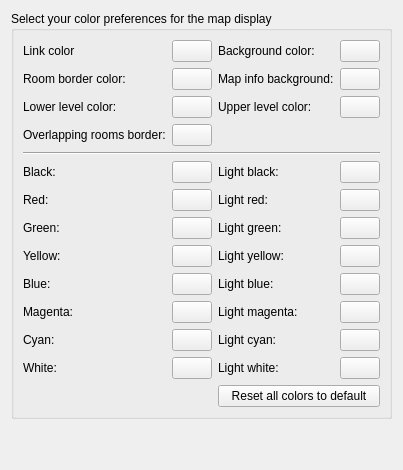
     <widget class="QWidget" name="tab_mapperColors">
      <attribute name="title">
       <string>Mapper colors</string>
      </attribute>
      <layout class="QVBoxLayout" name="vBoxLayout_tab_mapperColors">
       <item>
        <widget class="QGroupBox" name="groupBox_mapperColors">
         <property name="title">
          <string>Select your color preferences for the map display</string>
         </property>
         <layout class="QGridLayout" name="gridLayout_groupBox_mapperColors">
          <item row="0" column="0">
           <widget class="QLabel" name="label_39">
            <property name="text">
             <string>Link color</string>
            </property>
            <property name="buddy">
             <cstring>pushButton_foreground_color_2</cstring>
            </property>
           </widget>
          </item>
          <item row="0" column="1">
           <widget class="QPushButton" name="pushButton_foreground_color_2">
            <property name="autoFillBackground">
             <bool>true</bool>
            </property>
            <property name="styleSheet">
             <string notr="true"/>
            </property>
            <property name="text">
             <string/>
            </property>
           </widget>
          </item>
          <item row="0" column="2">
           <widget class="QLabel" name="label_40">
            <property name="text">
             <string>Background color:</string>
            </property>
            <property name="buddy">
             <cstring>pushButton_background_color_2</cstring>
            </property>
           </widget>
          </item>
          <item row="0" column="3">
           <widget class="QPushButton" name="pushButton_background_color_2">
            <property name="autoFillBackground">
             <bool>true</bool>
            </property>
            <property name="text">
             <string/>
            </property>
           </widget>
          </item>
          <item row="1" column="0">
           <widget class="QLabel" name="label_4">
            <property name="text">
             <string>Room border color:</string>
            </property>
            <property name="buddy">
             <cstring>pushButton_roomBorderColor</cstring>
            </property>
           </widget>
          </item>
          <item row="1" column="1">
           <widget class="QPushButton" name="pushButton_roomBorderColor">
            <property name="autoFillBackground">
             <bool>true</bool>
            </property>
            <property name="text">
             <string/>
            </property>
           </widget>
          </item>
          <item row="1" column="2">
           <widget class="QLabel" name="label_mapInfoBg">
            <property name="text">
             <string>Map info background:</string>
            </property>
            <property name="buddy">
             <cstring>pushButton_mapInfoBg</cstring>
            </property>
           </widget>
          </item>
          <item row="1" column="3">
           <widget class="QPushButton" name="pushButton_mapInfoBg">
            <property name="text">
             <string/>
            </property>
           </widget>
          </item>
          <item row="2" column="0">
           <widget class="QLabel" name="label_lowerLevelColor">
            <property name="text">
             <string>Lower level color:</string>
            </property>
            <property name="buddy">
             <cstring>pushButton_lowerLevelColor</cstring>
            </property>
           </widget>
          </item>
          <item row="2" column="1">
           <widget class="QPushButton" name="pushButton_lowerLevelColor">
            <property name="autoFillBackground">
             <bool>true</bool>
            </property>
            <property name="text">
             <string/>
            </property>
           </widget>
          </item>
          <item row="2" column="2">
           <widget class="QLabel" name="label_upperLevelColor">
            <property name="text">
             <string>Upper level color:</string>
            </property>
            <property name="buddy">
             <cstring>pushButton_upperLevelColor</cstring>
            </property>
           </widget>
          </item>
          <item row="2" column="3">
           <widget class="QPushButton" name="pushButton_upperLevelColor">
            <property name="autoFillBackground">
             <bool>true</bool>
            </property>
            <property name="text">
             <string/>
            </property>
           </widget>
          </item>
          <item row="3" column="0">
           <widget class="QLabel" name="label_pushButton_roomCollisionBorderColor">
            <property name="text">
             <string>Overlapping rooms border:</string>
            </property>
            <property name="buddy">
             <cstring>pushButton_roomCollisionBorderColor</cstring>
            </property>
           </widget>
          </item>
          <item row="3" column="1">
           <widget class="QPushButton" name="pushButton_roomCollisionBorderColor">
            <property name="autoFillBackground">
             <bool>true</bool>
            </property>
            <property name="text">
             <string/>
            </property>
           </widget>
          </item>
          <item row="4" column="0" colspan="4">
           <widget class="Line" name="line_mapperColorsSeparator">
            <property name="orientation">
             <enum>Qt::Orientation::Horizontal</enum>
            </property>
           </widget>
          </item>
          <item row="5" column="0">
           <widget class="QLabel" name="label_17">
            <property name="text">
             <string>Black:</string>
            </property>
            <property name="buddy">
             <cstring>pushButton_black_2</cstring>
            </property>
           </widget>
          </item>
          <item row="5" column="1">
           <widget class="QPushButton" name="pushButton_black_2">
            <property name="autoFillBackground">
             <bool>true</bool>
            </property>
            <property name="text">
             <string/>
            </property>
           </widget>
          </item>
          <item row="5" column="2">
           <widget class="QLabel" name="label_49">
            <property name="text">
             <string>Light black:</string>
            </property>
            <property name="buddy">
             <cstring>pushButton_Lblack_2</cstring>
            </property>
           </widget>
          </item>
          <item row="5" column="3">
           <widget class="QPushButton" name="pushButton_Lblack_2">
            <property name="autoFillBackground">
             <bool>true</bool>
            </property>
            <property name="text">
             <string/>
            </property>
           </widget>
          </item>
          <item row="6" column="0">
           <widget class="QLabel" name="label_42">
            <property name="text">
             <string>Red:</string>
            </property>
            <property name="buddy">
             <cstring>pushButton_red_2</cstring>
            </property>
           </widget>
          </item>
          <item row="6" column="1">
           <widget class="QPushButton" name="pushButton_red_2">
            <property name="autoFillBackground">
             <bool>true</bool>
            </property>
            <property name="text">
             <string/>
            </property>
           </widget>
          </item>
          <item row="6" column="2">
           <widget class="QLabel" name="label_50">
            <property name="text">
             <string>Light red:</string>
            </property>
            <property name="buddy">
             <cstring>pushButton_Lred_2</cstring>
            </property>
           </widget>
          </item>
          <item row="6" column="3">
           <widget class="QPushButton" name="pushButton_Lred_2">
            <property name="autoFillBackground">
             <bool>true</bool>
            </property>
            <property name="text">
             <string/>
            </property>
           </widget>
          </item>
          <item row="7" column="0">
           <widget class="QLabel" name="label_43">
            <property name="text">
             <string>Green:</string>
            </property>
            <property name="buddy">
             <cstring>pushButton_green_2</cstring>
            </property>
           </widget>
          </item>
          <item row="7" column="1">
           <widget class="QPushButton" name="pushButton_green_2">
            <property name="autoFillBackground">
             <bool>true</bool>
            </property>
            <property name="text">
             <string/>
            </property>
           </widget>
          </item>
          <item row="7" column="2">
           <widget class="QLabel" name="label_51">
            <property name="text">
             <string>Light green:</string>
            </property>
            <property name="buddy">
             <cstring>pushButton_Lgreen_2</cstring>
            </property>
           </widget>
          </item>
          <item row="7" column="3">
           <widget class="QPushButton" name="pushButton_Lgreen_2">
            <property name="autoFillBackground">
             <bool>true</bool>
            </property>
            <property name="text">
             <string/>
            </property>
           </widget>
          </item>
          <item row="8" column="0">
           <widget class="QLabel" name="label_48">
            <property name="text">
             <string>Yellow:</string>
            </property>
            <property name="buddy">
             <cstring>pushButton_yellow_2</cstring>
            </property>
           </widget>
          </item>
          <item row="8" column="1">
           <widget class="QPushButton" name="pushButton_yellow_2">
            <property name="autoFillBackground">
             <bool>true</bool>
            </property>
            <property name="text">
             <string/>
            </property>
           </widget>
          </item>
          <item row="8" column="2">
           <widget class="QLabel" name="label_52">
            <property name="text">
             <string>Light yellow:</string>
            </property>
            <property name="buddy">
             <cstring>pushButton_Lyellow_2</cstring>
            </property>
           </widget>
          </item>
          <item row="8" column="3">
           <widget class="QPushButton" name="pushButton_Lyellow_2">
            <property name="autoFillBackground">
             <bool>true</bool>
            </property>
            <property name="text">
             <string/>
            </property>
           </widget>
          </item>
          <item row="9" column="0">
           <widget class="QLabel" name="label_44">
            <property name="text">
             <string>Blue:</string>
            </property>
            <property name="buddy">
             <cstring>pushButton_blue_2</cstring>
            </property>
           </widget>
          </item>
          <item row="9" column="1">
           <widget class="QPushButton" name="pushButton_blue_2">
            <property name="autoFillBackground">
             <bool>true</bool>
            </property>
            <property name="text">
             <string/>
            </property>
           </widget>
          </item>
          <item row="9" column="2">
           <widget class="QLabel" name="label_53">
            <property name="text">
             <string>Light blue:</string>
            </property>
            <property name="buddy">
             <cstring>pushButton_Lblue_2</cstring>
            </property>
           </widget>
          </item>
          <item row="9" column="3">
           <widget class="QPushButton" name="pushButton_Lblue_2">
            <property name="autoFillBackground">
             <bool>true</bool>
            </property>
            <property name="text">
             <string/>
            </property>
           </widget>
          </item>
          <item row="10" column="0">
           <widget class="QLabel" name="label_45">
            <property name="text">
             <string>Magenta:</string>
            </property>
            <property name="buddy">
             <cstring>pushButton_magenta_2</cstring>
            </property>
           </widget>
          </item>
          <item row="10" column="1">
           <widget class="QPushButton" name="pushButton_magenta_2">
            <property name="autoFillBackground">
             <bool>true</bool>
            </property>
            <property name="text">
             <string/>
            </property>
           </widget>
          </item>
          <item row="10" column="2">
           <widget class="QLabel" name="label_54">
            <property name="text">
             <string>Light magenta:</string>
            </property>
            <property name="buddy">
             <cstring>pushButton_Lmagenta_2</cstring>
            </property>
           </widget>
          </item>
          <item row="10" column="3">
           <widget class="QPushButton" name="pushButton_Lmagenta_2">
            <property name="autoFillBackground">
             <bool>true</bool>
            </property>
            <property name="text">
             <string/>
            </property>
           </widget>
          </item>
          <item row="11" column="0">
           <widget class="QLabel" name="label_46">
            <property name="text">
             <string>Cyan:</string>
            </property>
            <property name="buddy">
             <cstring>pushButton_cyan_2</cstring>
            </property>
           </widget>
          </item>
          <item row="11" column="1">
           <widget class="QPushButton" name="pushButton_cyan_2">
            <property name="autoFillBackground">
             <bool>true</bool>
            </property>
            <property name="text">
             <string/>
            </property>
           </widget>
          </item>
          <item row="11" column="2">
           <widget class="QLabel" name="label_55">
            <property name="text">
             <string>Light cyan:</string>
            </property>
            <property name="buddy">
             <cstring>pushButton_Lcyan_2</cstring>
            </property>
           </widget>
          </item>
          <item row="11" column="3">
           <widget class="QPushButton" name="pushButton_Lcyan_2">
            <property name="autoFillBackground">
             <bool>true</bool>
            </property>
            <property name="text">
             <string/>
            </property>
           </widget>
          </item>
          <item row="12" column="0">
           <widget class="QLabel" name="label_47">
            <property name="text">
             <string>White:</string>
            </property>
            <property name="buddy">
             <cstring>pushButton_white_2</cstring>
            </property>
           </widget>
          </item>
          <item row="12" column="1">
           <widget class="QPushButton" name="pushButton_white_2">
            <property name="autoFillBackground">
             <bool>true</bool>
            </property>
            <property name="text">
             <string/>
            </property>
           </widget>
          </item>
          <item row="12" column="2">
           <widget class="QLabel" name="label_56">
            <property name="text">
             <string>Light white:</string>
            </property>
            <property name="buddy">
             <cstring>pushButton_Lwhite_2</cstring>
            </property>
           </widget>
          </item>
          <item row="12" column="3">
           <widget class="QPushButton" name="pushButton_Lwhite_2">
            <property name="autoFillBackground">
             <bool>true</bool>
            </property>
            <property name="text">
             <string/>
            </property>
           </widget>
          </item>
          <item row="13" column="2" colspan="2">
           <widget class="QPushButton" name="reset_colors_button_2">
            <property name="text">
             <string>Reset all colors to default</string>
            </property>
           </widget>
          </item>
         </layout>
        </widget>
       </item>
       <item>
        <spacer name="verticalSpacer_mapperColors">
         <property name="orientation">
          <enum>Qt::Orientation::Vertical</enum>
         </property>
         <property name="sizeHint" stdset="0">
          <size>
           <width>20</width>
           <height>40</height>
          </size>
         </property>
        </spacer>
       </item>
      </layout>
     </widget>
